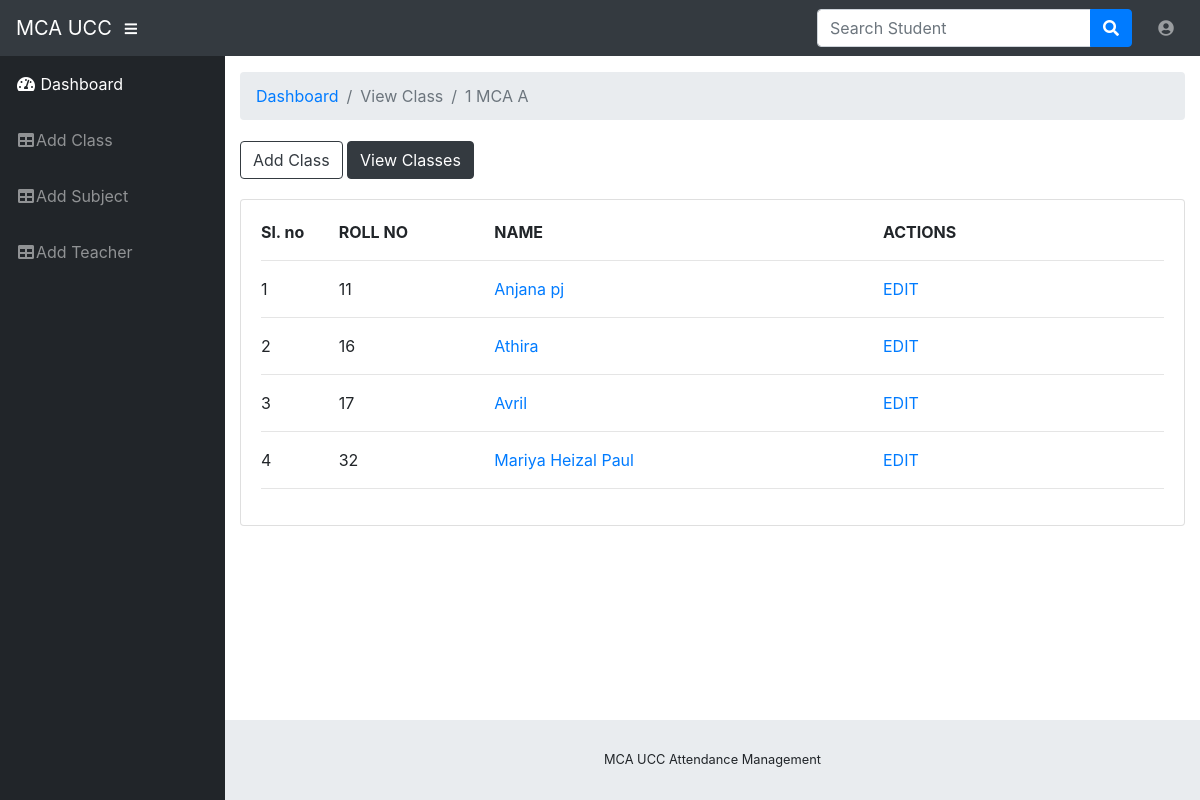
Page /viewBatch.php?batchId=7 (signed in) on the committed database.
### tables this page shows
CREATE TABLE `class` (
  `id` int(11) NOT NULL,
  `name` varchar(250) NOT NULL
);

CREATE TABLE `student` (
  `id` int(11) NOT NULL,
  `name` varchar(50) NOT NULL,
  `class` int(11) NOT NULL,
  `roll` int(11) NOT NULL,
  `email` varchar(100) NOT NULL,
  `phone` varchar(10) NOT NULL,
  `yearOfAdmission` date NOT NULL
);

### viewBatch.php (the view, shortened to what this page needs)
<?php
  require 'config.php';
?>
<?php
$records = $conn->prepare('SELECT * FROM class WHERE id = :id');
$records->bindParam(':id', $_GET['batchId']);
$records->execute();
$batch = $records->fetch(PDO::FETCH_ASSOC);
?>
<!DOCTYPE html>
<html lang="en">
  <head>
    <link href="css/bootstrap.min.css" rel="stylesheet">
    <link rel="stylesheet" href="https://use.fontawesome.com/releases/v5.5.0/css/all.css">
    <link href="css/sb-admin.css" rel="stylesheet">
    <link href="css/style.css" rel="stylesheet">
  </head>
  <body id="page-top">
        <?php
        include("./navBar.php")
        ?>
       <div id="wrapper">
       <?php
        include("./sideNav.php")
        ?>
      <div id="content-wrapper">
        <div class="container-fluid">
          <ol class="breadcrumb">
            <li class="breadcrumb-item">
              <a href="#">Dashboard</a>
            </li>
            <li class="breadcrumb-item active">View Class</li>
            <li class="breadcrumb-item active"><?php echo $batch['name']; ?></li>
          </ol>
          <div class="box-btn">
            <a href="addBatch.php" class="btn btn-outline-dark btn-bread"> Add Class </a>
            <a class="btn btn-dark btn-bread" href="viewBatches.php"> View Classes </a>
          </div>
          <div class="card mb-3">
            <div class="card-body">
              <div class="">
                <div class="row">
                  <div class="col-1"><b>Sl. no</b></div>
                  <div class="col-2"><b>ROLL NO</b></div>
                  <div class="col-5"><b>NAME</b></div>
                  <div class="col-4"><b>ACTIONS</b></div>
                  <div class="col-12"><hr></div>
                <?php
                $count = 1;
                foreach($conn->query('SELECT * FROM student WHERE class = '.$_GET["batchId"]) as $row){
                    echo '<div class="col-1">'.$count.'</div><div class="col-2">'.$row['roll'].'</div><div class="col-5"><a class="student-name" href="viewStudent.php?id='.$row['id'].'">'.$row['name'].'</a></div>
                    <div class="col-4" ><a href="editStudent.php?id='.$row['id'].'"> EDIT </a>
                    <a style="color: red;cursor:pointer;" data-toggle="modal" data-target="#modal'.$row['id'].'">  </a></div><div class="col-12"><hr></div>';
                $count += 1;
                  }
                ?>
              </div>
              </div>
            </div>
          </div>
        </div>
        <footer class="sticky-footer">
          <div class="container my-auto">
            <div class="copyright text-center my-auto">
              <span>MCA UCC Attendance Management</span>
            </div>
          </div>
        </footer>
      </div>
    </div>
  </body>
</html>

### css/sb-admin.css (style rules this page uses)
html { position: relative; min-height: 100%; }
body { height: 100%; }
#wrapper { display: -webkit-box; display: -ms-flexbox; display: flex; }
#wrapper #content-wrapper { overflow-x: hidden; width: 100%; padding-top: 1rem; padding-bottom: 80px; }
:root { --input-padding-x: 0.75rem; --input-padding-y: 0.75rem; }
footer.sticky-footer { display: -webkit-box; display: -ms-flexbox; display: flex; position: absolute; right: 0; bottom: 0; width: calc(100% - 90px); height: 80px; background-color: #e9ecef; }
footer.sticky-footer .copyright { line-height: 1; font-size: 0.8rem; }
@media (min-width: 768px) { footer.sticky-footer { width: calc(100% - 225px); } }

### css/style.css (style rules this page uses)
.box-btn { padding-bottom: 20px; }
.btn-dark { color: white !important; }
.btn-bread { margin-top: 5px; }
.student-name { padding-top: 10px; text-decoration: none; }

### rows in the picture
class: name "1 MCA A"
student: roll "11", name "Anjana pj"
student: roll "16", name "Athira"
student: roll "17", name "Avril"
student: roll "32", name "Mariya Heizal Paul"
